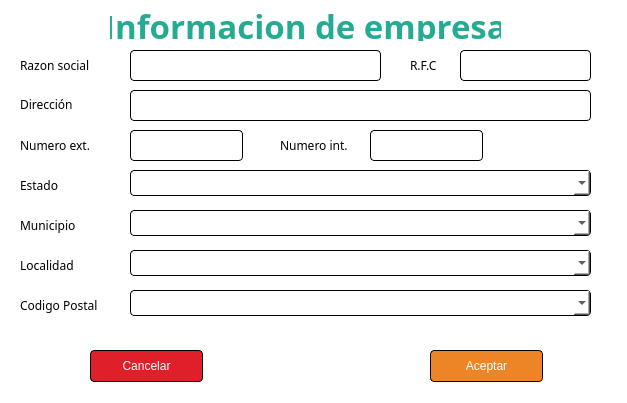
<?xml version="1.0" encoding="UTF-8"?>
<ui version="4.0">
 <class>uix_information_company</class>
 <widget class="QDialog" name="uix_information_company">
  <property name="geometry">
   <rect>
    <x>0</x>
    <y>0</y>
    <width>627</width>
    <height>403</height>
   </rect>
  </property>
  <property name="windowTitle">
   <string>Dialog</string>
  </property>
  <property name="styleSheet">
   <string notr="true">background-color:white;</string>
  </property>
  <widget class="QLabel" name="label">
   <property name="geometry">
    <rect>
     <x>110</x>
     <y>10</y>
     <width>391</width>
     <height>31</height>
    </rect>
   </property>
   <property name="font">
    <font>
     <family>Open Sans</family>
     <pointsize>25</pointsize>
     <weight>75</weight>
     <bold>true</bold>
    </font>
   </property>
   <property name="styleSheet">
    <string notr="true">color:rgb(38,171,147);</string>
   </property>
   <property name="text">
    <string>Informacion de empresa</string>
   </property>
   <property name="alignment">
    <set>Qt::AlignCenter</set>
   </property>
  </widget>
  <widget class="QLabel" name="label_3">
   <property name="geometry">
    <rect>
     <x>410</x>
     <y>50</y>
     <width>51</width>
     <height>31</height>
    </rect>
   </property>
   <property name="font">
    <font>
     <family>Idealist Sans</family>
    </font>
   </property>
   <property name="text">
    <string>R.F.C</string>
   </property>
  </widget>
  <widget class="QLineEdit" name="txtRFC">
   <property name="geometry">
    <rect>
     <x>460</x>
     <y>50</y>
     <width>131</width>
     <height>31</height>
    </rect>
   </property>
   <property name="styleSheet">
    <string notr="true">border-radius: 4px;
border:1px solid black;</string>
   </property>
   <property name="text">
    <string/>
   </property>
  </widget>
  <widget class="QLineEdit" name="txtRSocial">
   <property name="geometry">
    <rect>
     <x>130</x>
     <y>50</y>
     <width>251</width>
     <height>31</height>
    </rect>
   </property>
   <property name="styleSheet">
    <string notr="true">border-radius: 4px;
border:1px solid black;</string>
   </property>
   <property name="text">
    <string/>
   </property>
  </widget>
  <widget class="QLabel" name="label_2">
   <property name="geometry">
    <rect>
     <x>20</x>
     <y>50</y>
     <width>101</width>
     <height>31</height>
    </rect>
   </property>
   <property name="font">
    <font>
     <family>Idealist Sans</family>
    </font>
   </property>
   <property name="text">
    <string>Razon social</string>
   </property>
  </widget>
  <widget class="QLabel" name="label_4">
   <property name="geometry">
    <rect>
     <x>20</x>
     <y>89</y>
     <width>91</width>
     <height>31</height>
    </rect>
   </property>
   <property name="font">
    <font>
     <family>Idealist Sans</family>
    </font>
   </property>
   <property name="text">
    <string>Dirección</string>
   </property>
  </widget>
  <widget class="QLineEdit" name="txtDireccion">
   <property name="geometry">
    <rect>
     <x>130</x>
     <y>90</y>
     <width>461</width>
     <height>31</height>
    </rect>
   </property>
   <property name="styleSheet">
    <string notr="true">border-radius: 4px;
border:1px solid black;</string>
   </property>
   <property name="text">
    <string/>
   </property>
  </widget>
  <widget class="QComboBox" name="comboEstado">
   <property name="geometry">
    <rect>
     <x>130</x>
     <y>170</y>
     <width>461</width>
     <height>26</height>
    </rect>
   </property>
   <property name="font">
    <font>
     <family>Idealist Sans</family>
    </font>
   </property>
   <property name="styleSheet">
    <string notr="true">border-radius: 4px;
border:1px solid black;</string>
   </property>
   <property name="editable">
    <bool>true</bool>
   </property>
   <property name="currentText">
    <string/>
   </property>
   <property name="frame">
    <bool>true</bool>
   </property>
  </widget>
  <widget class="QLabel" name="label_9">
   <property name="geometry">
    <rect>
     <x>20</x>
     <y>170</y>
     <width>61</width>
     <height>31</height>
    </rect>
   </property>
   <property name="font">
    <font>
     <family>Idealist Sans</family>
    </font>
   </property>
   <property name="text">
    <string>Estado</string>
   </property>
  </widget>
  <widget class="QLabel" name="label_11">
   <property name="geometry">
    <rect>
     <x>20</x>
     <y>250</y>
     <width>91</width>
     <height>31</height>
    </rect>
   </property>
   <property name="font">
    <font>
     <family>Idealist Sans</family>
    </font>
   </property>
   <property name="text">
    <string>Localidad</string>
   </property>
  </widget>
  <widget class="QComboBox" name="comboMunicipio">
   <property name="geometry">
    <rect>
     <x>130</x>
     <y>210</y>
     <width>461</width>
     <height>26</height>
    </rect>
   </property>
   <property name="font">
    <font>
     <family>Idealist Sans</family>
    </font>
   </property>
   <property name="styleSheet">
    <string notr="true">border-radius: 4px;
border:1px solid black;</string>
   </property>
   <property name="editable">
    <bool>true</bool>
   </property>
  </widget>
  <widget class="QComboBox" name="comboColonia">
   <property name="geometry">
    <rect>
     <x>130</x>
     <y>250</y>
     <width>461</width>
     <height>26</height>
    </rect>
   </property>
   <property name="styleSheet">
    <string notr="true">border-radius: 4px;
border:1px solid black;</string>
   </property>
   <property name="editable">
    <bool>true</bool>
   </property>
  </widget>
  <widget class="QLabel" name="label_10">
   <property name="geometry">
    <rect>
     <x>20</x>
     <y>210</y>
     <width>91</width>
     <height>31</height>
    </rect>
   </property>
   <property name="font">
    <font>
     <family>Idealist Sans</family>
    </font>
   </property>
   <property name="text">
    <string>Municipio</string>
   </property>
  </widget>
  <widget class="QLabel" name="label_12">
   <property name="geometry">
    <rect>
     <x>20</x>
     <y>290</y>
     <width>91</width>
     <height>31</height>
    </rect>
   </property>
   <property name="font">
    <font>
     <family>Idealist Sans</family>
    </font>
   </property>
   <property name="text">
    <string>Codigo Postal</string>
   </property>
  </widget>
  <widget class="QComboBox" name="comboColonia_2">
   <property name="geometry">
    <rect>
     <x>130</x>
     <y>290</y>
     <width>461</width>
     <height>26</height>
    </rect>
   </property>
   <property name="styleSheet">
    <string notr="true">border-radius: 4px;
border:1px solid black;</string>
   </property>
   <property name="editable">
    <bool>true</bool>
   </property>
  </widget>
  <widget class="QLabel" name="label_5">
   <property name="geometry">
    <rect>
     <x>20</x>
     <y>130</y>
     <width>91</width>
     <height>31</height>
    </rect>
   </property>
   <property name="font">
    <font>
     <family>Idealist Sans</family>
    </font>
   </property>
   <property name="text">
    <string>Numero ext.</string>
   </property>
  </widget>
  <widget class="QLabel" name="label_6">
   <property name="geometry">
    <rect>
     <x>280</x>
     <y>130</y>
     <width>91</width>
     <height>31</height>
    </rect>
   </property>
   <property name="font">
    <font>
     <family>Idealist Sans</family>
    </font>
   </property>
   <property name="text">
    <string>Numero int.</string>
   </property>
  </widget>
  <widget class="QLineEdit" name="txtNint">
   <property name="geometry">
    <rect>
     <x>370</x>
     <y>130</y>
     <width>113</width>
     <height>31</height>
    </rect>
   </property>
   <property name="styleSheet">
    <string notr="true">border-radius: 4px;
border:1px solid black;</string>
   </property>
  </widget>
  <widget class="QLineEdit" name="txtNext">
   <property name="geometry">
    <rect>
     <x>130</x>
     <y>130</y>
     <width>113</width>
     <height>31</height>
    </rect>
   </property>
   <property name="styleSheet">
    <string notr="true">border-radius: 4px;
border:1px solid black;</string>
   </property>
  </widget>
  <widget class="QPushButton" name="btnCancelar">
   <property name="geometry">
    <rect>
     <x>90</x>
     <y>350</y>
     <width>113</width>
     <height>32</height>
    </rect>
   </property>
   <property name="cursor">
    <cursorShape>PointingHandCursor</cursorShape>
   </property>
   <property name="styleSheet">
    <string notr="true">border-radius: 4px;
border:1px solid black;
background-color:rgb(223,31,41);
color:white;</string>
   </property>
   <property name="text">
    <string>Cancelar</string>
   </property>
  </widget>
  <widget class="QPushButton" name="btnAceptar">
   <property name="geometry">
    <rect>
     <x>430</x>
     <y>350</y>
     <width>113</width>
     <height>32</height>
    </rect>
   </property>
   <property name="cursor">
    <cursorShape>PointingHandCursor</cursorShape>
   </property>
   <property name="styleSheet">
    <string notr="true">border-radius: 4px;
border:1px solid black;
background-color:rgb(237,133,39);
color:white;</string>
   </property>
   <property name="text">
    <string>Aceptar</string>
   </property>
  </widget>
 </widget>
 <tabstops>
  <tabstop>txtRSocial</tabstop>
  <tabstop>txtRFC</tabstop>
  <tabstop>txtDireccion</tabstop>
  <tabstop>txtNext</tabstop>
  <tabstop>txtNint</tabstop>
  <tabstop>comboEstado</tabstop>
  <tabstop>comboMunicipio</tabstop>
  <tabstop>comboColonia</tabstop>
  <tabstop>comboColonia_2</tabstop>
 </tabstops>
 <resources/>
 <connections/>
</ui>
